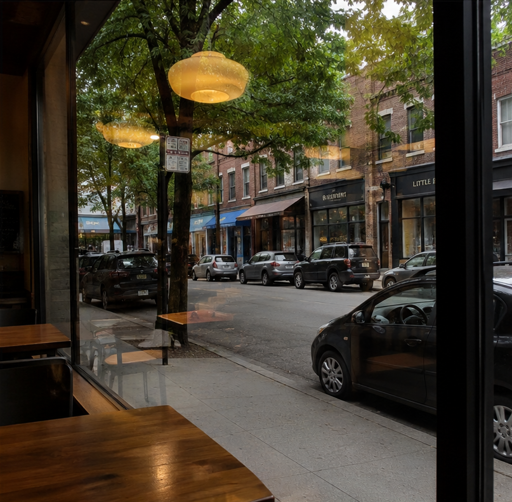
#> input picture ERRNet/released_results/errnet_qualitative/reflection_pairs_tight_eval/NAF_Refiner/pair1/naf_refiner.png, 512 x 502 px
$ python eval_reflection_methods.py --pred_dir ../released_results/errnet_qualitative/reflection_pairs_tight_eval/NAF_Refiner/pair1 --gt_dir ../released_results/errnet_qualitative/reflection_pairs_tight_eval/NAF_Refiner/pair1   (older library calls are emulated)
#> lines starting #> are read from the running program, lines starting #| are printed output that depends on the picture; long printed decimals are rounded
#!/usr/bin/env python3
"""Evaluate reflection-removal predictions against ground truth images."""

import argparse
import csv
import json
import math
from pathlib import Path

import numpy as np
from PIL import Image
from skimage.metrics import peak_signal_noise_ratio
from skimage.metrics import structural_similarity


IMAGE_EXTENSIONS = {".bmp", ".jpeg", ".jpg", ".png", ".tif", ".tiff", ".webp"}
METRICS = ("PSNR", "SSIM", "NCC", "LMSE")
NON_PRED_TOKENS = (
    "comparison",
    "coarse",
    "gt",
    "input",
    "label",
    "m_input",
    "t_label",
)
PREFERRED_PRED_NAMES = (
    "xreflection_rdnet.png",
    "naf_refiner.png",
    "baseline_eval.png",
    "output.png",
    "pred.png",
    "result.png",
    "clean.png",
)


def parse_args():
    parser = argparse.ArgumentParser(
        description="Compute PSNR, SSIM, NCC, and LMSE for predicted images."
    )
    parser.add_argument("--pred_dir", required=True, type=Path, help="Prediction directory.")
    parser.add_argument(
        "--gt_dir",
        required=True,
        type=Path,
        help="GT image directory, or dataset root containing transmission_layer/.",
    )
    parser.add_argument(
        "--output_csv",
        default=None,
        type=Path,
        help="Per-image CSV path. Defaults to pred_dir/per_image_metrics.csv.",
    )
    parser.add_argument(
        "--output_json",
        default=None,
        type=Path,
        help="Average metric JSON path. Defaults to pred_dir/average_metrics.json.",
    )
    parser.add_argument(
        "--summary_txt",
        default=None,
        type=Path,
        help="Optional summary.txt path compatible with existing result folders.",
    )
    parser.add_argument(
        "--pred_filename",
        default=None,
        help=(
            "Prediction filename inside per-image subdirectories, e.g. "
            "xreflection_rdnet.png, baseline_eval.png, or naf_refiner.png. "
            "If omitted, the script chooses the best candidate automatically."
        ),
    )
    parser.add_argument(
        "--no_resize_pred",
        action="store_true",
        help="Fail on size mismatch instead of resizing prediction to GT size.",
    )
    parser.add_argument(
        "--allow_missing",
        action="store_true",
        help="Warn and continue if a GT image has no matching prediction.",
    )
    return parser.parse_args()


def fail(message):
    raise SystemExit("ERROR: %s" % message)


def is_image(path):
    return path.is_file() and path.suffix.lower() in IMAGE_EXTENSIONS


def image_root(path, gt=False):
    path = path.expanduser().resolve()
    if gt and (path / "transmission_layer").is_dir():
        return path / "transmission_layer"
    if (not gt) and (path / "blended").is_dir():
        return path / "blended"
    return path


def list_images_recursive(root):
    return sorted(path for path in root.rglob("*") if is_image(path))


def build_stem_map(root):
    stem_map = {}
    duplicates = []
    for path in list_images_recursive(root):
        if path.stem in stem_map:
            duplicates.append(path.stem)
            continue
        stem_map[path.stem] = path
    if duplicates:
        print("[w] duplicate stems ignored under %s: %s" % (root, sorted(set(duplicates))[:10]))
    return stem_map


def candidate_score(path, stem):
    lower_name = path.name.lower()
    lower_stem = path.stem.lower()
    score = 0
    if path.parent.name == stem:
        score += 50
    if path.stem == stem:
        score += 30
    if lower_name in PREFERRED_PRED_NAMES:
        score += 100 - PREFERRED_PRED_NAMES.index(lower_name)
    if "clean" in lower_stem:
        score += 25
    if "rdnet" in lower_stem or "xreflection" in lower_stem:
        score += 20
    if any(token == lower_stem or token in lower_stem for token in NON_PRED_TOKENS):
        score -= 100
    if "reflection" in lower_stem and "xreflection" not in lower_stem:
        score -= 100
    return score


def build_prediction_map(pred_root, stems, pred_filename=None):
    pred_map = {}
    if pred_filename:
        for stem in stems:
            nested = pred_root / stem / pred_filename
            flat = pred_root / (stem + Path(pred_filename).suffix)
            if nested.is_file():
                pred_map[stem] = nested
            elif flat.is_file():
                pred_map[stem] = flat
        return pred_map

    candidates = {stem: [] for stem in stems}
    for path in list_images_recursive(pred_root):
        if path.parent.name in candidates:
            candidates[path.parent.name].append(path)
        if path.stem in candidates:
            candidates[path.stem].append(path)

    for stem, paths in candidates.items():
        if not paths:
            continue
        pred_map[stem] = sorted(
            paths,
            key=lambda item: (candidate_score(item, stem), item.stat().st_mtime),
            reverse=True,
        )[0]
    return pred_map


def read_rgb(path):
    return Image.open(path).convert("RGB")
#> returned value is the input picture: PIL image 512x502 RGB; mean R, G, B 66, 59.4, 44.4


def to_float_array(image):
    return np.asarray(image, dtype=np.float64)
#> returned value: shape (502, 512, 3) float64


def compare_ssim_rgb(gt, pred):
    try:
        return structural_similarity(gt, pred, data_range=255, channel_axis=-1)
    except TypeError:
        return structural_similarity(gt, pred, data_range=255, multichannel=True)


def compare_ncc(gt, pred):
    gt_centered = gt - np.mean(gt)
    pred_centered = pred - np.mean(pred)
    denom = np.std(gt) * np.std(pred)
#> denom = 2380.7
    if denom < 1e-12:
        return 0.0
    return float(np.mean(gt_centered * pred_centered) / denom)


def ssq_error(correct, estimate):
    if np.sum(estimate ** 2) > 1e-5:
        alpha = np.sum(correct * estimate) / np.sum(estimate ** 2)
    else:
        alpha = 0.0
    return np.sum((correct - alpha * estimate) ** 2)


def local_error(correct, estimate, window_size=20, window_shift=10):
#> called with window_size = 20, window_shift = 10
    height, width, channels = correct.shape
#> height = 502; width = 512; channels = 3
    window_size = min(window_size, height, width)
#> window_size = 20
    if window_size <= 0:
        return math.nan
    window_shift = max(1, min(window_shift, window_size))
#> window_shift = 10

    ssq = 0.0
    total = 0.0
    for channel in range(channels):
        for row in range(0, height - window_size + 1, window_shift):
            for col in range(0, width - window_size + 1, window_shift):
                correct_curr = correct[row : row + window_size, col : col + window_size, channel]
                estimate_curr = estimate[row : row + window_size, col : col + window_size, channel]
                ssq += ssq_error(correct_curr, estimate_curr)
                total += np.sum(correct_curr ** 2)
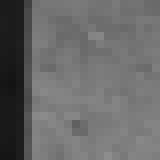
#> correct_curr: shape (20, 20) float64 (shown 8 times larger); min 20, max 142, mean 104.8
    if total < 1e-12:
        return math.nan
    return float(ssq / total)


def quality_assess(pred, gt):
    return {
        "PSNR": float(peak_signal_noise_ratio(gt, pred, data_range=255)),
        "SSIM": float(compare_ssim_rgb(gt, pred)),
        "NCC": compare_ncc(gt, pred),
        "LMSE": local_error(gt, pred),
    }


def write_csv(path, rows):
    path.parent.mkdir(parents=True, exist_ok=True)
    fieldnames = ["image", "pred_path", "gt_path", "width", "height"] + list(METRICS)
    with path.open("w", newline="") as handle:
        writer = csv.DictWriter(handle, fieldnames=fieldnames)
        writer.writeheader()
        for row in rows:
            writer.writerow(row)
#> this loop made 1 pass


def write_json(path, rows):
    path.parent.mkdir(parents=True, exist_ok=True)
    averages = {}
    for metric in METRICS:
        values = [float(row[metric]) for row in rows if not math.isnan(float(row[metric]))]
        averages[metric] = float(np.mean(values)) if values else math.nan
    payload = {
        "num_images": len(rows),
        "metrics": averages,
    }
    with path.open("w") as handle:
        json.dump(payload, handle, indent=2, sort_keys=True)
        handle.write("\n")
    return payload


def write_summary(path, rows, payload):
    path.parent.mkdir(parents=True, exist_ok=True)
    with path.open("w") as handle:
        handle.write("Images: %d\n\n" % len(rows))
        handle.write("Averages\n")
        for metric in METRICS:
            handle.write("%s %.6f\n" % (metric, payload["metrics"][metric]))


def main():
    args = parse_args()
    pred_root = args.pred_dir.expanduser().resolve()
    gt_root = image_root(args.gt_dir, gt=True)

    if not pred_root.exists():
        fail("pred_dir does not exist: %s" % pred_root)
    if not gt_root.exists():
        fail("gt_dir does not exist: %s" % gt_root)

    output_csv = args.output_csv or (pred_root / "per_image_metrics.csv")
    output_json = args.output_json or (pred_root / "average_metrics.json")
    summary_txt = args.summary_txt

    gt_map = build_stem_map(gt_root)
    if not gt_map:
        fail("no GT images found under: %s" % gt_root)

    pred_map = build_prediction_map(pred_root, gt_map.keys(), args.pred_filename)
    missing = sorted(set(gt_map) - set(pred_map))
    if missing and not args.allow_missing:
        fail(
            "missing predictions for %d GT image(s), first missing: %s"
            % (len(missing), ", ".join(missing[:10]))
        )
    if missing:
        print("[w] missing predictions skipped: %s" % ", ".join(missing[:10]))

    rows = []
    for stem in sorted(set(gt_map) & set(pred_map)):
        gt_img = read_rgb(gt_map[stem])
        pred_img = read_rgb(pred_map[stem])
        if pred_img.size != gt_img.size:
            if args.no_resize_pred:
                fail(
                    "size mismatch for %s: pred %s vs gt %s"
                    % (stem, pred_img.size, gt_img.size)
                )
            pred_img = pred_img.resize(gt_img.size, Image.BICUBIC)

        gt = to_float_array(gt_img)
        pred = to_float_array(pred_img)
        metrics = quality_assess(pred, gt)
        row = {
            "image": stem,
            "pred_path": str(pred_map[stem]),
            "gt_path": str(gt_map[stem]),
            "width": gt_img.size[0],
            "height": gt_img.size[1],
        }
        row.update(metrics)
        rows.append(row)

    if not rows:
        fail("no matched prediction/GT pairs were evaluated.")

    write_csv(Path(output_csv), rows)
    payload = write_json(Path(output_json), rows)
    if summary_txt:
        write_summary(Path(summary_txt), rows, payload)

    print("[i] evaluated %d image(s)" % len(rows))
#| [i] evaluated 1 image(s)
    print("[i] wrote per-image metrics: %s" % output_csv)
    print("[i] wrote average metrics: %s" % output_json)
    if summary_txt:
        print("[i] wrote summary: %s" % summary_txt)
    print(
        "[i] averages: "
        + " ".join("%s %.6f" % (key, payload["metrics"][key]) for key in METRICS)
    )
#| [i] averages: PSNR inf SSIM 1.000 NCC 1.000 LMSE 0


if __name__ == "__main__":
    main()
